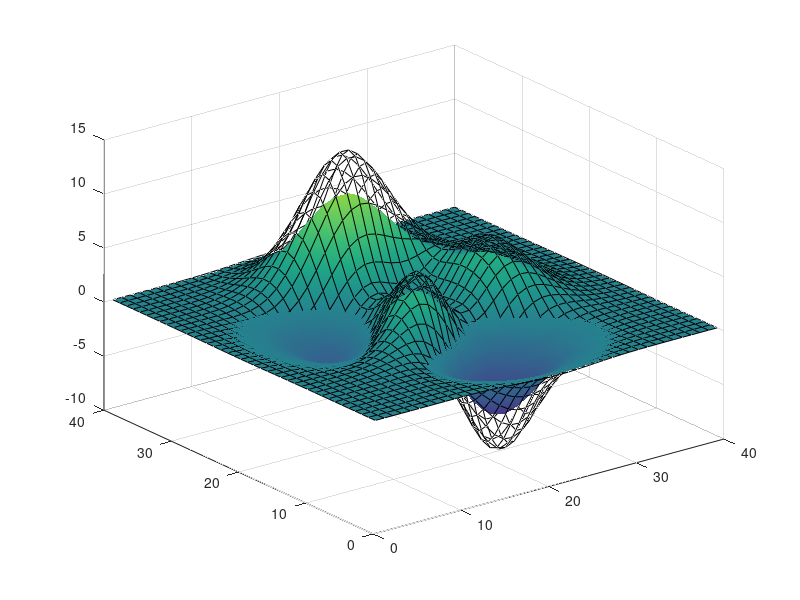

MATLAB code to generate this figure: (Note: this script raises an error after producing the figure.)
%% #Test: Dummy
% This testcase does not test anything. It is solely created to test the functionalities of mtest,
% mtestcase or mtestengine objects. The dummy tests has three testcases:
%
% # A testcase that always returns true.
% # A testcase that always returns false.
% # A testcase that does not produce a testresult variable.
%


%% #Case1 Description (IncludeCode = false & EvaluateCode = true & CaseName = Always true)
% This is just a dummy test. it always returns true and there is no testing involved.
%% #Case1 RunTest
z = peaks(40);
testresult = true;
%% #Case1 TestResults (IncludeCode = true & EvaluateCode = true)
% The result of this test is always positive of course, whereas it does not really test anything. To
% get a nice idea of the possibilities of the possibilities of the mtest object, we now include a
% nice example. 
%
% Let say we tested the peaks function and just want to visually inspect the result.
% During the test we already created the necessary variable z:
%
% $$z = peaks(40);$$
%
% Now we only want to visualize the result:

figure;
hold on
grid on
surf(z);
shading interp
view(3)
%%
% Now we want to compare the results with some data. Maybe the data is as follows:

zdata = z*1.5;
mesh(zdata,'FaceColor','none','EdgeColor','k');
snapnow;
close(gcf);
%% 
% From the above figure we can see that the calculated data (z) does not coincide with zdata.
% Despite the positive result of the test one maybe decide that this is not good enough.


%% #Case2 Description (IncludeCode = true)
% As with the first dummy testcase this testcase also does not perform any test. It just returns
% false.
%% #Case2 RunTest
testresult = false;
%% #Case2 TestResults
% There is no need to further demonstrate the results, because there aren't any...

%% #Case3 Description
% As with the first two dummy testcase this testcase also does not perform any test. It also does 
% not create the testresult variable.
%% #Case3 RunTest
tr = false;
%% #Case3 TestResults
% If the mtestengine works correct the icon for this testcase should be neutral...
